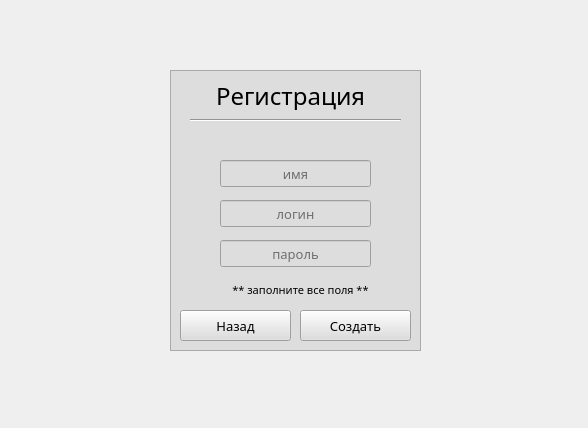
<?xml version="1.0" encoding="UTF-8"?>
<ui version="4.0">
 <class>logPage</class>
 <widget class="QMainWindow" name="logPage">
  <property name="geometry">
   <rect>
    <x>0</x>
    <y>0</y>
    <width>588</width>
    <height>428</height>
   </rect>
  </property>
  <property name="sizePolicy">
   <sizepolicy hsizetype="Fixed" vsizetype="Fixed">
    <horstretch>0</horstretch>
    <verstretch>0</verstretch>
   </sizepolicy>
  </property>
  <property name="windowTitle">
   <string>CookBook</string>
  </property>
  <widget class="QWidget" name="centralwidget">
   <widget class="QFrame" name="frame">
    <property name="geometry">
     <rect>
      <x>170</x>
      <y>70</y>
      <width>251</width>
      <height>281</height>
     </rect>
    </property>
    <property name="styleSheet">
     <string notr="true">background-color: rgb(221, 221, 221);</string>
    </property>
    <property name="frameShape">
     <enum>QFrame::StyledPanel</enum>
    </property>
    <property name="frameShadow">
     <enum>QFrame::Raised</enum>
    </property>
    <widget class="QLabel" name="h1">
     <property name="geometry">
      <rect>
       <x>30</x>
       <y>10</y>
       <width>201</width>
       <height>31</height>
      </rect>
     </property>
     <property name="font">
      <font>
       <family>Source Code Pro</family>
       <pointsize>14</pointsize>
      </font>
     </property>
     <property name="text">
      <string>Добро пожаловать</string>
     </property>
     <property name="alignment">
      <set>Qt::AlignCenter</set>
     </property>
    </widget>
    <widget class="QPushButton" name="log_in_btn">
     <property name="geometry">
      <rect>
       <x>10</x>
       <y>240</y>
       <width>111</width>
       <height>31</height>
      </rect>
     </property>
     <property name="font">
      <font>
       <family>Source Code Pro</family>
       <pointsize>10</pointsize>
      </font>
     </property>
     <property name="text">
      <string>Войти</string>
     </property>
    </widget>
    <widget class="QPushButton" name="log_out_btn">
     <property name="geometry">
      <rect>
       <x>130</x>
       <y>240</y>
       <width>111</width>
       <height>31</height>
      </rect>
     </property>
     <property name="font">
      <font>
       <family>Source Code Pro</family>
       <pointsize>10</pointsize>
      </font>
     </property>
     <property name="text">
      <string>Я - новичок</string>
     </property>
    </widget>
    <widget class="Line" name="line">
     <property name="geometry">
      <rect>
       <x>20</x>
       <y>60</y>
       <width>211</width>
       <height>20</height>
      </rect>
     </property>
     <property name="orientation">
      <enum>Qt::Horizontal</enum>
     </property>
    </widget>
    <widget class="QLineEdit" name="login_lineEdit">
     <property name="geometry">
      <rect>
       <x>50</x>
       <y>120</y>
       <width>151</width>
       <height>27</height>
      </rect>
     </property>
     <property name="font">
      <font>
       <family>Source Code Pro</family>
       <pointsize>10</pointsize>
      </font>
     </property>
     <property name="alignment">
      <set>Qt::AlignCenter</set>
     </property>
     <property name="placeholderText">
      <string>логин</string>
     </property>
    </widget>
    <widget class="QLineEdit" name="passw_lineEdit">
     <property name="geometry">
      <rect>
       <x>50</x>
       <y>170</y>
       <width>151</width>
       <height>27</height>
      </rect>
     </property>
     <property name="font">
      <font>
       <family>Source Code Pro</family>
       <pointsize>9</pointsize>
      </font>
     </property>
     <property name="focusPolicy">
      <enum>Qt::StrongFocus</enum>
     </property>
     <property name="inputMethodHints">
      <set>Qt::ImhHiddenText|Qt::ImhNoAutoUppercase|Qt::ImhNoPredictiveText|Qt::ImhSensitiveData</set>
     </property>
     <property name="echoMode">
      <enum>QLineEdit::Password</enum>
     </property>
     <property name="alignment">
      <set>Qt::AlignCenter</set>
     </property>
     <property name="placeholderText">
      <string>пароль</string>
     </property>
    </widget>
    <widget class="QLabel" name="errorHandler">
     <property name="geometry">
      <rect>
       <x>36</x>
       <y>80</y>
       <width>181</width>
       <height>20</height>
      </rect>
     </property>
     <property name="font">
      <font>
       <family>Source Code Pro</family>
       <pointsize>8</pointsize>
      </font>
     </property>
     <property name="styleSheet">
      <string notr="true">color: rgb(237, 51, 59);</string>
     </property>
     <property name="text">
      <string/>
     </property>
     <property name="alignment">
      <set>Qt::AlignCenter</set>
     </property>
    </widget>
    <widget class="QLabel" name="h2">
     <property name="geometry">
      <rect>
       <x>10</x>
       <y>40</y>
       <width>231</width>
       <height>20</height>
      </rect>
     </property>
     <property name="font">
      <font>
       <family>Source Code Pro</family>
       <pointsize>9</pointsize>
      </font>
     </property>
     <property name="text">
      <string>все рецепты мира в одном девайсе</string>
     </property>
     <property name="alignment">
      <set>Qt::AlignCenter</set>
     </property>
    </widget>
    <widget class="QFrame" name="frame_2">
     <property name="geometry">
      <rect>
       <x>0</x>
       <y>0</y>
       <width>251</width>
       <height>281</height>
      </rect>
     </property>
     <property name="styleSheet">
      <string notr="true">background-color: rgb(221, 221, 221);</string>
     </property>
     <property name="frameShape">
      <enum>QFrame::StyledPanel</enum>
     </property>
     <property name="frameShadow">
      <enum>QFrame::Raised</enum>
     </property>
     <widget class="QLabel" name="h1_2">
      <property name="geometry">
       <rect>
        <x>20</x>
        <y>10</y>
        <width>201</width>
        <height>31</height>
       </rect>
      </property>
      <property name="font">
       <font>
        <family>Source Code Pro</family>
        <pointsize>18</pointsize>
       </font>
      </property>
      <property name="text">
       <string>Регистрация</string>
      </property>
      <property name="alignment">
       <set>Qt::AlignCenter</set>
      </property>
     </widget>
     <widget class="QLabel" name="h2_2">
      <property name="geometry">
       <rect>
        <x>20</x>
        <y>210</y>
        <width>221</width>
        <height>20</height>
       </rect>
      </property>
      <property name="font">
       <font>
        <family>Source Code Pro</family>
        <pointsize>8</pointsize>
       </font>
      </property>
      <property name="styleSheet">
       <string notr="true"/>
      </property>
      <property name="text">
       <string>** заполните все поля **</string>
      </property>
      <property name="alignment">
       <set>Qt::AlignCenter</set>
      </property>
     </widget>
     <widget class="QPushButton" name="back_to_login_btn">
      <property name="geometry">
       <rect>
        <x>10</x>
        <y>240</y>
        <width>111</width>
        <height>31</height>
       </rect>
      </property>
      <property name="font">
       <font>
        <family>Source Code Pro</family>
        <pointsize>10</pointsize>
       </font>
      </property>
      <property name="text">
       <string>Назад</string>
      </property>
     </widget>
     <widget class="QPushButton" name="log_out_btn_2">
      <property name="geometry">
       <rect>
        <x>130</x>
        <y>240</y>
        <width>111</width>
        <height>31</height>
       </rect>
      </property>
      <property name="font">
       <font>
        <family>Source Code Pro</family>
        <pointsize>10</pointsize>
       </font>
      </property>
      <property name="text">
       <string>Создать</string>
      </property>
     </widget>
     <widget class="Line" name="line_2">
      <property name="geometry">
       <rect>
        <x>20</x>
        <y>40</y>
        <width>211</width>
        <height>20</height>
       </rect>
      </property>
      <property name="orientation">
       <enum>Qt::Horizontal</enum>
      </property>
     </widget>
     <widget class="QLineEdit" name="login_logout_le">
      <property name="geometry">
       <rect>
        <x>50</x>
        <y>130</y>
        <width>151</width>
        <height>27</height>
       </rect>
      </property>
      <property name="font">
       <font>
        <family>Source Code Pro</family>
        <pointsize>10</pointsize>
       </font>
      </property>
      <property name="alignment">
       <set>Qt::AlignCenter</set>
      </property>
      <property name="placeholderText">
       <string>логин</string>
      </property>
     </widget>
     <widget class="QLineEdit" name="passw_logout_le">
      <property name="geometry">
       <rect>
        <x>50</x>
        <y>170</y>
        <width>151</width>
        <height>27</height>
       </rect>
      </property>
      <property name="font">
       <font>
        <family>Source Code Pro</family>
        <pointsize>10</pointsize>
       </font>
      </property>
      <property name="echoMode">
       <enum>QLineEdit::Password</enum>
      </property>
      <property name="alignment">
       <set>Qt::AlignCenter</set>
      </property>
      <property name="placeholderText">
       <string>пароль</string>
      </property>
     </widget>
     <widget class="QLabel" name="errorHandler_2">
      <property name="geometry">
       <rect>
        <x>30</x>
        <y>60</y>
        <width>191</width>
        <height>20</height>
       </rect>
      </property>
      <property name="font">
       <font>
        <family>Source Code Pro</family>
        <pointsize>8</pointsize>
       </font>
      </property>
      <property name="styleSheet">
       <string notr="true">color: rgb(237, 51, 59);</string>
      </property>
      <property name="text">
       <string/>
      </property>
      <property name="alignment">
       <set>Qt::AlignCenter</set>
      </property>
     </widget>
     <widget class="QLineEdit" name="name_logout_le">
      <property name="geometry">
       <rect>
        <x>50</x>
        <y>90</y>
        <width>151</width>
        <height>27</height>
       </rect>
      </property>
      <property name="font">
       <font>
        <family>Source Code Pro</family>
        <pointsize>10</pointsize>
       </font>
      </property>
      <property name="alignment">
       <set>Qt::AlignCenter</set>
      </property>
      <property name="placeholderText">
       <string>имя</string>
      </property>
     </widget>
    </widget>
   </widget>
  </widget>
 </widget>
 <resources/>
 <connections/>
</ui>
